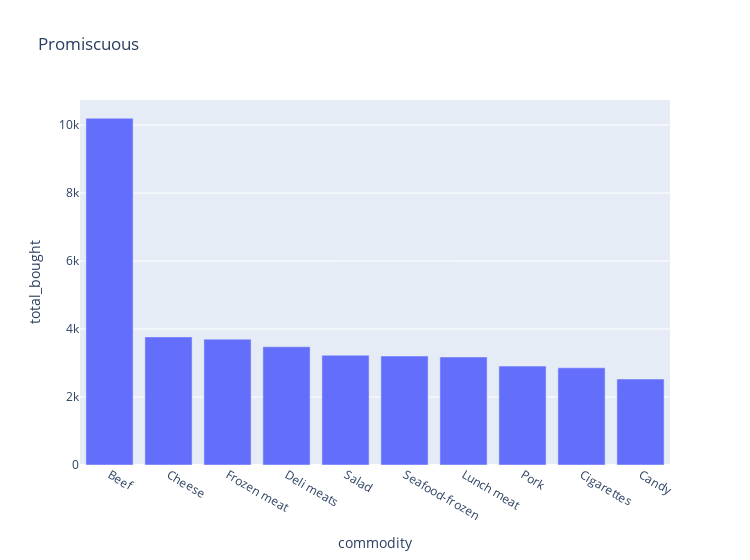

Here is the notebook cell this chart was saved with:
### Code cell
#* Promiscuous

fig_prom = px.bar(top_commodities_in_prom, x='commodity', y='total_bought', width=750, title='Promiscuous')
fig_prom.show()

### Figure 1 — Plotly figure (JSON) as saved in the notebook; plotly's stock layout.template omitted (floating-point values rounded to 4 significant figures)
{"data": [{"alignmentgroup": "True", "hovertemplate": "commodity=%{x}<br>total_bought=%{y}<extra></extra>", "legendgroup": "", "marker": {"color": "#636efa", "pattern": {"shape": ""}}, "name": "", "offsetgroup": "", "orientation": "v", "showlegend": false, "textposition": "auto", "type": "bar", "x": ["Beef", "Cheese", "Frozen meat", "Deli meats", "Salad", "Seafood-frozen", "Lunch meat", "Pork", "Cigarettes", "Candy"], "xaxis": "x", "y": [10200.0, 3769.0, 3702.0, 3479.0, 3229.0, 3206.0, 3178.0, 2910.0, 2859.0, 2529.0], "yaxis": "y"}], "layout": {"barmode": "relative", "legend": {"tracegroupgap": 0}, "title": {"text": "Promiscuous"}, "width": 750, "xaxis": {"anchor": "y", "domain": [0, 1], "title": {"text": "commodity"}}, "yaxis": {"anchor": "x", "domain": [0, 1], "title": {"text": "total_bought"}}}}
